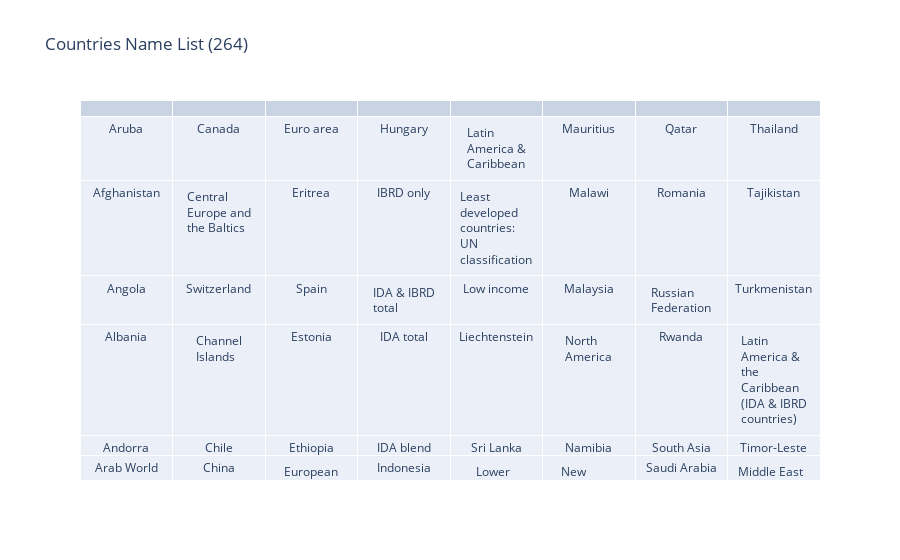

Write notebook code for a chart like this one.
### Code cell
import plotly.graph_objects as go
fig = go.Figure(data=(go.Table(cells=dict(values=data['Name'].values.reshape(8,33)))))
fig.update_layout(title=f'Countries Name List ({data.shape[0]})')
fig.show()

### Figure 1 — Plotly figure (JSON) as saved in the notebook; plotly's stock layout.template omitted (floating-point values rounded to 4 significant figures; data arrays with more than 128 entries replaced by an {"elided": "..."} marker saying what was removed)
{"data": [{"cells": {"values": {"elided": "8x33 str values"}}, "type": "table"}], "layout": {"title": {"text": "Countries Name List (264)"}}}
